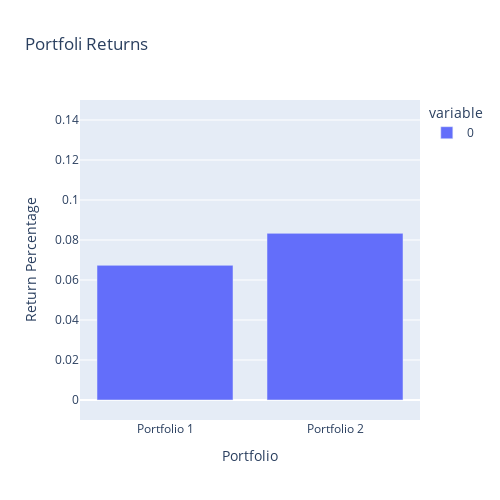

Here is the notebook cell this chart was saved with:
### Code cell
bar_returns = px.bar(total_returns, range_y= (-.01,.15),title="Portfoli Returns", labels={"value":"Return Percentage", "index":"Portfolio"}, width=(500), height=(500))
bar_returns

### Figure 1 — Plotly figure (JSON) as saved in the notebook; plotly's stock layout.template omitted (floating-point values rounded to 4 significant figures)
{"data": [{"alignmentgroup": "True", "hovertemplate": "variable=0<br>Portfolio=%{x}<br>Return Percentage=%{y}<extra></extra>", "legendgroup": "0", "marker": {"color": "#636efa"}, "name": "0", "offsetgroup": "0", "orientation": "v", "showlegend": true, "textposition": "auto", "type": "bar", "x": ["Portfolio 1", "Portfolio 2"], "xaxis": "x", "y": [0.06733, 0.08332], "yaxis": "y"}], "layout": {"barmode": "relative", "height": 500, "legend": {"title": {"text": "variable"}, "tracegroupgap": 0}, "title": {"text": "Portfoli Returns"}, "width": 500, "xaxis": {"anchor": "y", "domain": [0, 1], "title": {"text": "Portfolio"}}, "yaxis": {"anchor": "x", "domain": [0, 1], "range": [-0.01, 0.15], "title": {"text": "Return Percentage"}}}}
